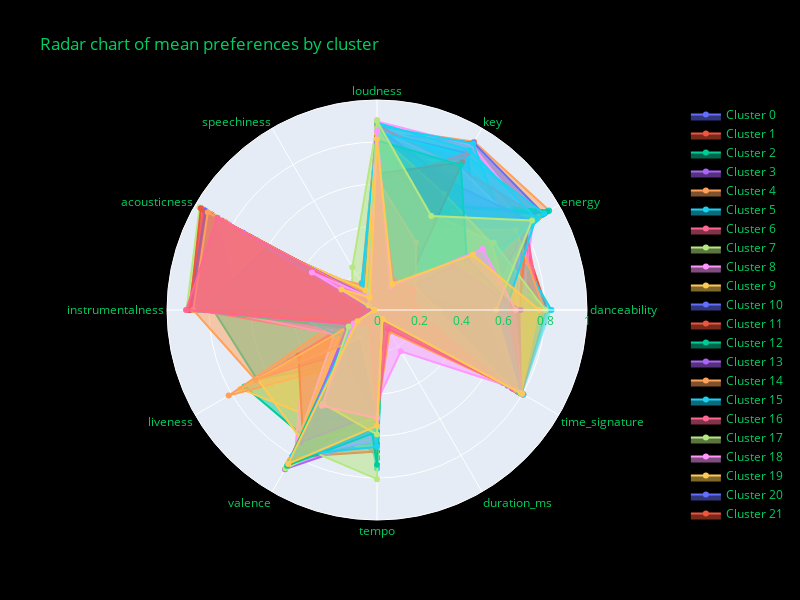

Write notebook code for a chart like this one.
### Code cell
# Create an empty list to store the Scatterpolar object of each cluster
scatter_objects = []

scaled_features_df = numeric_data_df.copy()

# State the label for each arm of the chart
categories = scaled_features_df.columns

# Iterate over the unique clusters and add an object for each cluster to the list
for cluster in sorted(scaled_features_df['cluster'].unique()):

  # Find the mean value for each column of the cluster
  cluster_means = [scaled_features_df.loc[scaled_features_df["cluster"] == cluster, scaled_features_df.columns[0]].mean(),
                  scaled_features_df.loc[scaled_features_df["cluster"] == cluster, scaled_features_df.columns[1]].mean(),
                  scaled_features_df.loc[scaled_features_df["cluster"] == cluster, scaled_features_df.columns[2]].mean(),
                  scaled_features_df.loc[scaled_features_df["cluster"] == cluster, scaled_features_df.columns[3]].mean(),
                  scaled_features_df.loc[scaled_features_df["cluster"] == cluster, scaled_features_df.columns[4]].mean(),
                  scaled_features_df.loc[scaled_features_df["cluster"] == cluster, scaled_features_df.columns[5]].mean(),
                  scaled_features_df.loc[scaled_features_df["cluster"] == cluster, scaled_features_df.columns[6]].mean(),
                  scaled_features_df.loc[scaled_features_df["cluster"] == cluster, scaled_features_df.columns[7]].mean(),
                  scaled_features_df.loc[scaled_features_df["cluster"] == cluster, scaled_features_df.columns[8]].mean(),
                  scaled_features_df.loc[scaled_features_df["cluster"] == cluster, scaled_features_df.columns[9]].mean(),
                  scaled_features_df.loc[scaled_features_df["cluster"] == cluster, scaled_features_df.columns[10]].mean(),
                  scaled_features_df.loc[scaled_features_df["cluster"] == cluster, scaled_features_df.columns[11]].mean()]
                  # Bonus: see if you can turn this code for `cluster_means` into a list comprehension

  # Create a Scatterpolar object for the cluster
  cluster_scatter = go.Scatterpolar(
    r = cluster_means, # set the radial coordinates
    theta = categories, # the names of the columns
    fill = 'toself', # fills in the space with colour
    name = f'Cluster {cluster}' # adds the name of the cluster
  )

  # Add the Scatterpolar object to the list
  scatter_objects.append(cluster_scatter)

# Create the figure (the white area)
fig = go.Figure()

# Add the scatter objects to the figure
fig.add_traces(scatter_objects)

# Add extras to the plot, such as title
fig.update_layout(
  title_text = 'Radar chart of mean preferences by cluster',
  height = 600,
  width = 800,
  polar = dict(
    radialaxis = dict(
      visible = True, # visibility of the numbers on the arm
      range = [0, 1] # scale of the plot
    )),
  showlegend = True,
  paper_bgcolor='#000000',
  plot_bgcolor='#000000',
  font=dict(color='#00cf61')
)

# Show the initialised plot and the trace objects
fig.show()

### Figure 1 — Plotly figure (JSON) as saved in the notebook; plotly's stock layout.template omitted (floating-point values rounded to 4 significant figures)
{"data": [{"fill": "toself", "name": "Cluster 0", "r": [0.3636, 0.8504, 0.8182, 0.8257, 0.07817, 0.01337, 0.8586, 0.1728, 0.3847, 0.5941, 0.06, 0.7844], "theta": ["danceability", "energy", "key", "loudness", "speechiness", "acousticness", "instrumentalness", "liveness", "valence", "tempo", "duration_ms", "time_signature", "cluster"], "type": "scatterpolar"}, {"fill": "toself", "name": "Cluster 1", "r": [0.8105, 0.7847, 0.07994, 0.8868, 0.1163, 0.145, 0.001405, 0.1402, 0.8478, 0.5045, 0.04966, 0.7983], "theta": ["danceability", "energy", "key", "loudness", "speechiness", "acousticness", "instrumentalness", "liveness", "valence", "tempo", "duration_ms", "time_signature", "cluster"], "type": "scatterpolar"}, {"fill": "toself", "name": "Cluster 2", "r": [0.2968, 0.113, 0.7439, 0.611, 0.04869, 0.9572, 0.8934, 0.1218, 0.1268, 0.7076, 0.05822, 0.6933], "theta": ["danceability", "energy", "key", "loudness", "speechiness", "acousticness", "instrumentalness", "liveness", "valence", "tempo", "duration_ms", "time_signature", "cluster"], "type": "scatterpolar"}, {"fill": "toself", "name": "Cluster 3", "r": [0.684, 0.4701, 0.8524, 0.8179, 0.1007, 0.2964, 0.02108, 0.1465, 0.5423, 0.506, 0.05323, 0.8], "theta": ["danceability", "energy", "key", "loudness", "speechiness", "acousticness", "instrumentalness", "liveness", "valence", "tempo", "duration_ms", "time_signature", "cluster"], "type": "scatterpolar"}, {"fill": "toself", "name": "Cluster 4", "r": [0.2815, 0.9467, 0.9255, 0.8681, 0.1398, 0.004904, 0.06001, 0.155, 0.1936, 0.5524, 0.0563, 0.7687], "theta": ["danceability", "energy", "key", "loudness", "speechiness", "acousticness", "instrumentalness", "liveness", "valence", "tempo", "duration_ms", "time_signature", "cluster"], "type": "scatterpolar"}, {"fill": "toself", "name": "Cluster 5", "r": [0.4215, 0.8219, 0.117, 0.8818, 0.1076, 0.02289, 0.01681, 0.1954, 0.5048, 0.6998, 0.04896, 0.805], "theta": ["danceability", "energy", "key", "loudness", "speechiness", "acousticness", "instrumentalness", "liveness", "valence", "tempo", "duration_ms", "time_signature", "cluster"], "type": "scatterpolar"}, {"fill": "toself", "name": "Cluster 6", "r": [0.5815, 0.2245, 0.2008, 0.7302, 0.05377, 0.8525, 0.07543, 0.1425, 0.5192, 0.5381, 0.04953, 0.7814], "theta": ["danceability", "energy", "key", "loudness", "speechiness", "acousticness", "instrumentalness", "liveness", "valence", "tempo", "duration_ms", "time_signature", "cluster"], "type": "scatterpolar"}, {"fill": "toself", "name": "Cluster 7", "r": [0.7306, 0.7293, 0.8701, 0.8848, 0.09542, 0.08301, 0.008458, 0.154, 0.5243, 0.543, 0.05026, 0.8], "theta": ["danceability", "energy", "key", "loudness", "speechiness", "acousticness", "instrumentalness", "liveness", "valence", "tempo", "duration_ms", "time_signature", "cluster"], "type": "scatterpolar"}, {"fill": "toself", "name": "Cluster 8", "r": [0.6874, 0.8601, 0.6244, 0.9037, 0.0873, 0.05178, 0.03025, 0.3852, 0.4706, 0.5596, 0.04906, 0.8], "theta": ["danceability", "energy", "key", "loudness", "speechiness", "acousticness", "instrumentalness", "liveness", "valence", "tempo", "duration_ms", "time_signature", "cluster"], "type": "scatterpolar"}, {"fill": "toself", "name": "Cluster 9", "r": [0.2221, 0.9246, 0.1571, 0.8403, 0.1306, 0.00602, 0.8584, 0.1921, 0.1156, 0.4765, 0.05659, 0.7772], "theta": ["danceability", "energy", "key", "loudness", "speechiness", "acousticness", "instrumentalness", "liveness", "valence", "tempo", "duration_ms", "time_signature", "cluster"], "type": "scatterpolar"}, {"fill": "toself", "name": "Cluster 10", "r": [0.253, 0.9158, 0.9201, 0.8453, 0.1258, 0.01016, 0.8508, 0.1941, 0.1584, 0.5303, 0.05801, 0.7636], "theta": ["danceability", "energy", "key", "loudness", "speechiness", "acousticness", "instrumentalness", "liveness", "valence", "tempo", "duration_ms", "time_signature", "cluster"], "type": "scatterpolar"}, {"fill": "toself", "name": "Cluster 11", "r": [0.665, 0.7911, 0.8331, 0.8746, 0.1066, 0.5894, 0.00675, 0.1896, 0.8245, 0.6289, 0.04669, 0.7964], "theta": ["danceability", "energy", "key", "loudness", "speechiness", "acousticness", "instrumentalness", "liveness", "valence", "tempo", "duration_ms", "time_signature", "cluster"], "type": "scatterpolar"}, {"fill": "toself", "name": "Cluster 12", "r": [0.5931, 0.5556, 0.1091, 0.8109, 0.09314, 0.6162, 0.01037, 0.7284, 0.6962, 0.5683, 0.05271, 0.8], "theta": ["danceability", "energy", "key", "loudness", "speechiness", "acousticness", "instrumentalness", "liveness", "valence", "tempo", "duration_ms", "time_signature", "cluster"], "type": "scatterpolar"}, {"fill": "toself", "name": "Cluster 13", "r": [0.6314, 0.3444, 0.5044, 0.7433, 0.06442, 0.8332, 0.7879, 0.2275, 0.7209, 0.5322, 0.05786, 0.7806], "theta": ["danceability", "energy", "key", "loudness", "speechiness", "acousticness", "instrumentalness", "liveness", "valence", "tempo", "duration_ms", "time_signature", "cluster"], "type": "scatterpolar"}, {"fill": "toself", "name": "Cluster 14", "r": [0.416, 0.1278, 0.4107, 0.6427, 0.04755, 0.9662, 0.895, 0.1154, 0.2153, 0.5851, 0.05175, 0.7517], "theta": ["danceability", "energy", "key", "loudness", "speechiness", "acousticness", "instrumentalness", "liveness", "valence", "tempo", "duration_ms", "time_signature", "cluster"], "type": "scatterpolar"}, {"fill": "toself", "name": "Cluster 15", "r": [0.2137, 0.9229, 0.1009, 0.8455, 0.11, 0.002254, 0.8419, 0.2183, 0.2398, 0.7549, 0.06375, 0.7753], "theta": ["danceability", "energy", "key", "loudness", "speechiness", "acousticness", "instrumentalness", "liveness", "valence", "tempo", "duration_ms", "time_signature", "cluster"], "type": "scatterpolar"}, {"fill": "toself", "name": "Cluster 16", "r": [0.7762, 0.8168, 0.5083, 0.8928, 0.08267, 0.06723, 0.0128, 0.1405, 0.8118, 0.5228, 0.05, 0.8013], "theta": ["danceability", "energy", "key", "loudness", "speechiness", "acousticness", "instrumentalness", "liveness", "valence", "tempo", "duration_ms", "time_signature", "cluster"], "type": "scatterpolar"}, {"fill": "toself", "name": "Cluster 17", "r": [0.2856, 0.0392, 0.1091, 0.5067, 0.05002, 0.9756, 0.9072, 0.1079, 0.1029, 0.3561, 0.07805, 0.7446], "theta": ["danceability", "energy", "key", "loudness", "speechiness", "acousticness", "instrumentalness", "liveness", "valence", "tempo", "duration_ms", "time_signature", "cluster"], "type": "scatterpolar"}, {"fill": "toself", "name": "Cluster 18", "r": [0.2329, 0.09687, 0.521, 0.5864, 0.04653, 0.944, 0.8968, 0.1223, 0.08904, 0.3789, 0.07771, 0.7582], "theta": ["danceability", "energy", "key", "loudness", "speechiness", "acousticness", "instrumentalness", "liveness", "valence", "tempo", "duration_ms", "time_signature", "cluster"], "type": "scatterpolar"}, {"fill": "toself", "name": "Cluster 19", "r": [0.5358, 0.7705, 0.2783, 0.8815, 0.08851, 0.07803, 0.008824, 0.4833, 0.3179, 0.5842, 0.05648, 0.7918], "theta": ["danceability", "energy", "key", "loudness", "speechiness", "acousticness", "instrumentalness", "liveness", "valence", "tempo", "duration_ms", "time_signature", "cluster"], "type": "scatterpolar"}, {"fill": "toself", "name": "Cluster 20", "r": [0.2364, 0.1498, 0.8075, 0.6827, 0.04691, 0.9482, 0.0809, 0.1988, 0.1119, 0.4407, 0.07011, 0.6882], "theta": ["danceability", "energy", "key", "loudness", "speechiness", "acousticness", "instrumentalness", "liveness", "valence", "tempo", "duration_ms", "time_signature", "cluster"], "type": "scatterpolar"}, {"fill": "toself", "name": "Cluster 21", "r": [0.6122, 0.8255, 0.1229, 0.8782, 0.07003, 0.06545, 0.02316, 0.1212, 0.8088, 0.6739, 0.04863, 0.7981], "theta": ["danceability", "energy", "key", "loudness", "speechiness", "acousticness", "instrumentalness", "liveness", "valence", "tempo", "duration_ms", "time_signature", "cluster"], "type": "scatterpolar"}, {"fill": "toself", "name": "Cluster 22", "r": [0.4456, 0.8735, 0.5579, 0.8684, 0.09613, 0.04514, 0.7792, 0.6599, 0.2923, 0.6202, 0.0653, 0.7727], "theta": ["danceability", "energy", "key", "loudness", "speechiness", "acousticness", "instrumentalness", "liveness", "valence", "tempo", "duration_ms", "time_signature", "cluster"], "type": "scatterpolar"}, {"fill": "toself", "name": "Cluster 23", "r": [0.6225, 0.3587, 0.875, 0.7868, 0.06573, 0.8153, 0.04676, 0.1377, 0.549, 0.5565, 0.05599, 0.7875], "theta": ["danceability", "energy", "key", "loudness", "speechiness", "acousticness", "instrumentalness", "liveness", "valence", "tempo", "duration_ms", "time_signature", "cluster"], "type": "scatterpolar"}, {"fill": "toself", "name": "Cluster 24", "r": [0.6166, 0.5577, 0.122, 0.8578, 0.07671, 0.09935, 0.0127, 0.1413, 0.2285, 0.5791, 0.05799, 0.7899], "theta": ["danceability", "energy", "key", "loudness", "speechiness", "acousticness", "instrumentalness", "liveness", "valence", "tempo", "duration_ms", "time_signature", "cluster"], "type": "scatterpolar"}, {"fill": "toself", "name": "Cluster 25", "r": [0.3057, 0.9053, 0.1471, 0.8517, 0.1214, 0.008712, 0.4177, 0.2111, 0.1972, 0.5341, 0.06023, 0.7709], "theta": ["danceability", "energy", "key", "loudness", "speechiness", "acousticness", "instrumentalness", "liveness", "valence", "tempo", "duration_ms", "time_signature", "cluster"], "type": "scatterpolar"}, {"fill": "toself", "name": "Cluster 26", "r": [0.7868, 0.6945, 0.08841, 0.8764, 0.1478, 0.07766, 0.01351, 0.1295, 0.5739, 0.5137, 0.05073, 0.7982], "theta": ["danceability", "energy", "key", "loudness", "speechiness", "acousticness", "instrumentalness", "liveness", "valence", "tempo", "duration_ms", "time_signature", "cluster"], "type": "scatterpolar"}, {"fill": "toself", "name": "Cluster 27", "r": [0.6255, 0.821, 0.1977, 0.8673, 0.07209, 0.0967, 0.7159, 0.2008, 0.744, 0.6495, 0.05045, 0.795], "theta": ["danceability", "energy", "key", "loudness", "speechiness", "acousticness", "instrumentalness", "liveness", "valence", "tempo", "duration_ms", "time_signature", "cluster"], "type": "scatterpolar"}, {"fill": "toself", "name": "Cluster 28", "r": [0.5758, 0.8541, 0.9051, 0.897, 0.08447, 0.06781, 0.02382, 0.175, 0.3268, 0.6033, 0.0557, 0.793], "theta": ["danceability", "energy", "key", "loudness", "speechiness", "acousticness", "instrumentalness", "liveness", "valence", "tempo", "duration_ms", "time_signature", "cluster"], "type": "scatterpolar"}, {"fill": "toself", "name": "Cluster 29", "r": [0.6604, 0.8174, 0.6956, 0.8905, 0.1352, 0.1133, 0.001396, 0.7517, 0.5955, 0.515, 0.05384, 0.8], "theta": ["danceability", "energy", "key", "loudness", "speechiness", "acousticness", "instrumentalness", "liveness", "valence", "tempo", "duration_ms", "time_signature", "cluster"], "type": "scatterpolar"}, {"fill": "toself", "name": "Cluster 30", "r": [0.5067, 0.4721, 0.5131, 0.8308, 0.05192, 0.4732, 0.002737, 0.164, 0.3212, 0.4872, 0.06074, 0.7822], "theta": ["danceability", "energy", "key", "loudness", "speechiness", "acousticness", "instrumentalness", "liveness", "valence", "tempo", "duration_ms", "time_signature", "cluster"], "type": "scatterpolar"}, {"fill": "toself", "name": "Cluster 31", "r": [0.2224, 0.1174, 0.3007, 0.6401, 0.04591, 0.909, 0.0388, 0.1844, 0.09145, 0.4897, 0.0641, 0.7179], "theta": ["danceability", "energy", "key", "loudness", "speechiness", "acousticness", "instrumentalness", "liveness", "valence", "tempo", "duration_ms", "time_signature", "cluster"], "type": "scatterpolar"}, {"fill": "toself", "name": "Cluster 32", "r": [0.2832, 0.9447, 0.6002, 0.8739, 0.144, 0.003934, 0.06698, 0.1863, 0.1873, 0.556, 0.06036, 0.7881], "theta": ["danceability", "energy", "key", "loudness", "speechiness", "acousticness", "instrumentalness", "liveness", "valence", "tempo", "duration_ms", "time_signature", "cluster"], "type": "scatterpolar"}, {"fill": "toself", "name": "Cluster 33", "r": [0.6595, 0.5743, 0.4269, 0.8331, 0.06996, 0.6974, 0.01458, 0.1375, 0.8752, 0.608, 0.04088, 0.8043], "theta": ["danceability", "energy", "key", "loudness", "speechiness", "acousticness", "instrumentalness", "liveness", "valence", "tempo", "duration_ms", "time_signature", "cluster"], "type": "scatterpolar"}, {"fill": "toself", "name": "Cluster 34", "r": [0.5751, 0.5896, 0.5125, 0.8365, 0.05447, 0.1925, 0.008517, 0.1662, 0.7348, 0.5046, 0.05208, 0.7971], "theta": ["danceability", "energy", "key", "loudness", "speechiness", "acousticness", "instrumentalness", "liveness", "valence", "tempo", "duration_ms", "time_signature", "cluster"], "type": "scatterpolar"}, {"fill": "toself", "name": "Cluster 35", "r": [0.4512, 0.2813, 0.5008, 0.7854, 0.04236, 0.8327, 0.004202, 0.1467, 0.3317, 0.5623, 0.0529, 0.7228], "theta": ["danceability", "energy", "key", "loudness", "speechiness", "acousticness", "instrumentalness", "liveness", "valence", "tempo", "duration_ms", "time_signature", "cluster"], "type": "scatterpolar"}, {"fill": "toself", "name": "Cluster 36", "r": [0.2907, 0.8673, 0.1465, 0.8236, 0.08936, 0.007025, 0.862, 0.2265, 0.3682, 0.523, 0.05501, 0.78], "theta": ["danceability", "energy", "key", "loudness", "speechiness", "acousticness", "instrumentalness", "liveness", "valence", "tempo", "duration_ms", "time_signature", "cluster"], "type": "scatterpolar"}, {"fill": "toself", "name": "Cluster 37", "r": [0.8193, 0.545, 0.7061, 0.8369, 0.08678, 0.1121, 0.01867, 0.09654, 0.8715, 0.5408, 0.04913, 0.8], "theta": ["danceability", "energy", "key", "loudness", "speechiness", "acousticness", "instrumentalness", "liveness", "valence", "tempo", "duration_ms", "time_signature", "cluster"], "type": "scatterpolar"}, {"fill": "toself", "name": "Cluster 38", "r": [0.7118, 0.8147, 0.8298, 0.8814, 0.1198, 0.1088, 0.004785, 0.4022, 0.7791, 0.5909, 0.05038, 0.8], "theta": ["danceability", "energy", "key", "loudness", "speechiness", "acousticness", "instrumentalness", "liveness", "valence", "tempo", "duration_ms", "time_signature", "cluster"], "type": "scatterpolar"}, {"fill": "toself", "name": "Cluster 39", "r": [0.6398, 0.7586, 0.07438, 0.8621, 0.07251, 0.5643, 0.03473, 0.181, 0.8208, 0.6081, 0.03958, 0.797], "theta": ["danceability", "energy", "key", "loudness", "speechiness", "acousticness", "instrumentalness", "liveness", "valence", "tempo", "duration_ms", "time_signature", "cluster"], "type": "scatterpolar"}, {"fill": "toself", "name": "Cluster 40", "r": [0.4736, 0.5629, 0.8617, 0.8485, 0.0507, 0.5017, 0.03096, 0.1874, 0.381, 0.6342, 0.05577, 0.7417], "theta": ["danceability", "energy", "key", "loudness", "speechiness", "acousticness", "instrumentalness", "liveness", "valence", "tempo", "duration_ms", "time_signature", "cluster"], "type": "scatterpolar"}, {"fill": "toself", "name": "Cluster 41", "r": [0.525, 0.4755, 0.07792, 0.8346, 0.07083, 0.5941, 0.009084, 0.1578, 0.3558, 0.6003, 0.05321, 0.7778], "theta": ["danceability", "energy", "key", "loudness", "speechiness", "acousticness", "instrumentalness", "liveness", "valence", "tempo", "duration_ms", "time_signature", "cluster"], "type": "scatterpolar"}, {"fill": "toself", "name": "Cluster 42", "r": [0.3021, 0.9058, 0.1591, 0.8597, 0.123, 0.01548, 0.4595, 0.1691, 0.2549, 0.563, 0.05833, 0.2], "theta": ["danceability", "energy", "key", "loudness", "speechiness", "acousticness", "instrumentalness", "liveness", "valence", "tempo", "duration_ms", "time_signature", "cluster"], "type": "scatterpolar"}, {"fill": "toself", "name": "Cluster 43", "r": [0.2567, 0.1157, 0.4273, 0.5889, 0.04841, 0.9501, 0.8838, 0.0991, 0.1176, 0.4734, 0.05886, 0.2], "theta": ["danceability", "energy", "key", "loudness", "speechiness", "acousticness", "instrumentalness", "liveness", "valence", "tempo", "duration_ms", "time_signature", "cluster"], "type": "scatterpolar"}, {"fill": "toself", "name": "Cluster 44", "r": [0.491, 0.2239, 0.7898, 0.7104, 0.06402, 0.8362, 0.108, 0.8155, 0.299, 0.4643, 0.05901, 0.8], "theta": ["danceability", "energy", "key", "loudness", "speechiness", "acousticness", "instrumentalness", "liveness", "valence", "tempo", "duration_ms", "time_signature", "cluster"], "type": "scatterpolar"}, {"fill": "toself", "name": "Cluster 45", "r": [0.8307, 0.7156, 0.9158, 0.878, 0.126, 0.1715, 0.006453, 0.1191, 0.8062, 0.4841, 0.05013, 0.8], "theta": ["danceability", "energy", "key", "loudness", "speechiness", "acousticness", "instrumentalness", "liveness", "valence", "tempo", "duration_ms", "time_signature", "cluster"], "type": "scatterpolar"}, {"fill": "toself", "name": "Cluster 46", "r": [0.4274, 0.8911, 0.7799, 0.8822, 0.1209, 0.02297, 0.03683, 0.6555, 0.2221, 0.6254, 0.06446, 0.7737], "theta": ["danceability", "energy", "key", "loudness", "speechiness", "acousticness", "instrumentalness", "liveness", "valence", "tempo", "duration_ms", "time_signature", "cluster"], "type": "scatterpolar"}, {"fill": "toself", "name": "Cluster 47", "r": [0.5154, 0.1713, 0.8128, 0.7295, 0.04749, 0.8943, 0.04633, 0.1264, 0.2608, 0.5349, 0.05638, 0.7765], "theta": ["danceability", "energy", "key", "loudness", "speechiness", "acousticness", "instrumentalness", "liveness", "valence", "tempo", "duration_ms", "time_signature", "cluster"], "type": "scatterpolar"}, {"fill": "toself", "name": "Cluster 48", "r": [0.2078, 0.1082, 0.261, 0.6088, 0.04533, 0.8757, 0.633, 0.143, 0.1029, 0.4346, 0.2266, 0.729], "theta": ["danceability", "energy", "key", "loudness", "speechiness", "acousticness", "instrumentalness", "liveness", "valence", "tempo", "duration_ms", "time_signature", "cluster"], "type": "scatterpolar"}, {"fill": "toself", "name": "Cluster 49", "r": [0.6455, 0.8221, 0.1032, 0.9006, 0.07541, 0.06675, 0.02039, 0.1529, 0.3886, 0.5518, 0.0504, 0.8018], "theta": ["danceability", "energy", "key", "loudness", "speechiness", "acousticness", "instrumentalness", "liveness", "valence", "tempo", "duration_ms", "time_signature", "cluster"], "type": "scatterpolar"}, {"fill": "toself", "name": "Cluster 50", "r": [0.2568, 0.9198, 0.5914, 0.8438, 0.1256, 0.00479, 0.8647, 0.185, 0.201, 0.4739, 0.0561, 0.8019], "theta": ["danceability", "energy", "key", "loudness", "speechiness", "acousticness", "instrumentalness", "liveness", "valence", "tempo", "duration_ms", "time_signature", "cluster"], "type": "scatterpolar"}, {"fill": "toself", "name": "Cluster 51", "r": [0.6772, 0.8306, 0.08625, 0.8945, 0.101, 0.08237, 0.0122, 0.4323, 0.7047, 0.5699, 0.05026, 0.7974], "theta": ["danceability", "energy", "key", "loudness", "speechiness", "acousticness", "instrumentalness", "liveness", "valence", "tempo", "duration_ms", "time_signature", "cluster"], "type": "scatterpolar"}, {"fill": "toself", "name": "Cluster 52", "r": [0.6088, 0.7588, 0.5182, 0.8912, 0.08993, 0.06126, 0.02158, 0.1435, 0.1912, 0.6214, 0.05249, 0.7943], "theta": ["danceability", "energy", "key", "loudness", "speechiness", "acousticness", "instrumentalness", "liveness", "valence", "tempo", "duration_ms", "time_signature", "cluster"], "type": "scatterpolar"}, {"fill": "toself", "name": "Cluster 53", "r": [0.6593, 0.8057, 0.1739, 0.8783, 0.08472, 0.04161, 0.8132, 0.164, 0.2732, 0.5791, 0.06154, 0.8], "theta": ["danceability", "energy", "key", "loudness", "speechiness", "acousticness", "instrumentalness", "liveness", "valence", "tempo", "duration_ms", "time_signature", "cluster"], "type": "scatterpolar"}, {"fill": "toself", "name": "Cluster 54", "r": [0.4501, 0.1629, 0.06061, 0.7168, 0.04988, 0.9145, 0.04881, 0.1447, 0.2387, 0.4824, 0.06216, 0.7593], "theta": ["danceability", "energy", "key", "loudness", "speechiness", "acousticness", "instrumentalness", "liveness", "valence", "tempo", "duration_ms", "time_signature", "cluster"], "type": "scatterpolar"}, {"fill": "toself", "name": "Cluster 55", "r": [0.2959, 0.9417, 0.1606, 0.8673, 0.1361, 0.004985, 0.05108, 0.1799, 0.1713, 0.5646, 0.05949, 0.7783], "theta": ["danceability", "energy", "key", "loudness", "speechiness", "acousticness", "instrumentalness", "liveness", "valence", "tempo", "duration_ms", "time_signature", "cluster"], "type": "scatterpolar"}, {"fill": "toself", "name": "Cluster 56", "r": [0.5465, 0.5692, 0.7286, 0.8558, 0.05581, 0.1014, 0.01388, 0.14, 0.2517, 0.542, 0.05838, 0.7942], "theta": ["danceability", "energy", "key", "loudness", "speechiness", "acousticness", "instrumentalness", "liveness", "valence", "tempo", "duration_ms", "time_signature", "cluster"], "type": "scatterpolar"}, {"fill": "toself", "name": "Cluster 57", "r": [0.6685, 0.7448, 0.5536, 0.8848, 0.2347, 0.1369, 0.001785, 0.1681, 0.746, 0.8054, 0.04969, 0.8036], "theta": ["danceability", "energy", "key", "loudness", "speechiness", "acousticness", "instrumentalness", "liveness", "valence", "tempo", "duration_ms", "time_signature", "cluster"], "type": "scatterpolar"}, {"fill": "toself", "name": "Cluster 58", "r": [0.6732, 0.7857, 0.7834, 0.8606, 0.06423, 0.08559, 0.768, 0.2343, 0.8073, 0.6204, 0.06102, 0.8], "theta": ["danceability", "energy", "key", "loudness", "speechiness", "acousticness", "instrumentalness", "liveness", "valence", "tempo", "duration_ms", "time_signature", "cluster"], "type": "scatterpolar"}, {"fill": "toself", "name": "Cluster 59", "r": [0.308, 0.8906, 0.5596, 0.8545, 0.09081, 0.01708, 0.5625, 0.1626, 0.2525, 0.5926, 0.07119, 0.7828], "theta": ["danceability", "energy", "key", "loudness", "speechiness", "acousticness", "instrumentalness", "liveness", "valence", "tempo", "duration_ms", "time_signature", "cluster"], "type": "scatterpolar"}, {"fill": "toself", "name": "Cluster 60", "r": [0.5906, 0.4466, 0.6494, 0.7604, 0.06997, 0.6007, 0.8222, 0.1343, 0.2655, 0.5483, 0.07363, 0.7714], "theta": ["danceability", "energy", "key", "loudness", "speechiness", "acousticness", "instrumentalness", "liveness", "valence", "tempo", "duration_ms", "time_signature", "cluster"], "type": "scatterpolar"}, {"fill": "toself", "name": "Cluster 61", "r": [0.6549, 0.5453, 0.4955, 0.8332, 0.08911, 0.6608, 0.048, 0.1452, 0.5153, 0.5266, 0.05836, 0.7933], "theta": ["danceability", "energy", "key", "loudness", "speechiness", "acousticness", "instrumentalness", "liveness", "valence", "tempo", "duration_ms", "time_signature", "cluster"], "type": "scatterpolar"}, {"fill": "toself", "name": "Cluster 62", "r": [0.1974, 0.9371, 0.5744, 0.8429, 0.1239, 0.002163, 0.8856, 0.167, 0.1798, 0.7367, 0.05866, 0.7515], "theta": ["danceability", "energy", "key", "loudness", "speechiness", "acousticness", "instrumentalness", "liveness", "valence", "tempo", "duration_ms", "time_signature", "cluster"], "type": "scatterpolar"}, {"fill": "toself", "name": "Cluster 63", "r": [0.4999, 0.8451, 0.701, 0.8695, 0.06417, 0.008528, 0.391, 0.1889, 0.4984, 0.5765, 0.05472, 0.7822], "theta": ["danceability", "energy", "key", "loudness", "speechiness", "acousticness", "instrumentalness", "liveness", "valence", "tempo", "duration_ms", "time_signature", "cluster"], "type": "scatterpolar"}, {"fill": "toself", "name": "Cluster 64", "r": [0.7971, 0.7638, 0.4449, 0.8797, 0.1376, 0.3579, 0.009219, 0.2003, 0.8358, 0.483, 0.04927, 0.8], "theta": ["danceability", "energy", "key", "loudness", "speechiness", "acousticness", "instrumentalness", "liveness", "valence", "tempo", "duration_ms", "time_signature", "cluster"], "type": "scatterpolar"}, {"fill": "toself", "name": "Cluster 65", "r": [0.2611, 0.9191, 0.848, 0.8483, 0.1451, 0.004488, 0.4432, 0.2292, 0.1638, 0.5581, 0.06745, 0.7719], "theta": ["danceability", "energy", "key", "loudness", "speechiness", "acousticness", "instrumentalness", "liveness", "valence", "tempo", "duration_ms", "time_signature", "cluster"], "type": "scatterpolar"}, {"fill": "toself", "name": "Cluster 66", "r": [0.228, 0.09245, 0.8661, 0.5971, 0.04657, 0.9541, 0.8966, 0.1233, 0.08358, 0.3743, 0.1002, 0.7514], "theta": ["danceability", "energy", "key", "loudness", "speechiness", "acousticness", "instrumentalness", "liveness", "valence", "tempo", "duration_ms", "time_signature", "cluster"], "type": "scatterpolar"}, {"fill": "toself", "name": "Cluster 67", "r": [0.8019, 0.6431, 0.5269, 0.8657, 0.1085, 0.1032, 0.008769, 0.1364, 0.549, 0.5154, 0.05185, 0.7918], "theta": ["danceability", "energy", "key", "loudness", "speechiness", "acousticness", "instrumentalness", "liveness", "valence", "tempo", "duration_ms", "time_signature", "cluster"], "type": "scatterpolar"}, {"fill": "toself", "name": "Cluster 68", "r": [0.621, 0.2581, 0.5166, 0.7472, 0.05045, 0.8139, 0.03758, 0.1524, 0.63, 0.5257, 0.04716, 0.7951], "theta": ["danceability", "energy", "key", "loudness", "speechiness", "acousticness", "instrumentalness", "liveness", "valence", "tempo", "duration_ms", "time_signature", "cluster"], "type": "scatterpolar"}, {"fill": "toself", "name": "Cluster 69", "r": [0.6302, 0.6316, 0.6396, 0.8402, 0.1088, 0.5768, 4.81e-05, 0.6568, 0.7172, 0.567, 0.04793, 0.7857], "theta": ["danceability", "energy", "key", "loudness", "speechiness", "acousticness", "instrumentalness", "liveness", "valence", "tempo", "duration_ms", "time_signature", "cluster"], "type": "scatterpolar"}, {"fill": "toself", "name": "Cluster 70", "r": [0.4618, 0.1628, 0.07056, 0.6626, 0.05157, 0.944, 0.8925, 0.1193, 0.25, 0.5473, 0.05788, 0.7881], "theta": ["danceability", "energy", "key", "loudness", "speechiness", "acousticness", "instrumentalness", "liveness", "valence", "tempo", "duration_ms", "time_signature", "cluster"], "type": "scatterpolar"}, {"fill": "toself", "name": "Cluster 71", "r": [0.4926, 0.1389, 0.8118, 0.6491, 0.05531, 0.9686, 0.8909, 0.1108, 0.2778, 0.5183, 0.05895, 0.7965], "theta": ["danceability", "energy", "key", "loudness", "speechiness", "acousticness", "instrumentalness", "liveness", "valence", "tempo", "duration_ms", "time_signature", "cluster"], "type": "scatterpolar"}, {"fill": "toself", "name": "Cluster 72", "r": [0.6622, 0.4929, 0.7977, 0.8085, 0.06636, 0.5942, 0.007556, 0.1431, 0.8559, 0.5802, 0.03933, 0.7871], "theta": ["danceability", "energy", "key", "loudness", "speechiness", "acousticness", "instrumentalness", "liveness", "valence", "tempo", "duration_ms", "time_signature", "cluster"], "type": "scatterpolar"}, {"fill": "toself", "name": "Cluster 73", "r": [0.6832, 0.4168, 0.05682, 0.803, 0.06758, 0.7361, 0.0372, 0.1661, 0.7275, 0.4927, 0.04177, 0.7969], "theta": ["danceability", "energy", "key", "loudness", "speechiness", "acousticness", "instrumentalness", "liveness", "valence", "tempo", "duration_ms", "time_signature", "cluster"], "type": "scatterpolar"}, {"fill": "toself", "name": "Cluster 74", "r": [0.2954, 0.2119, 0.3727, 0.6243, 0.05102, 0.9304, 0.8751, 0.6669, 0.1517, 0.5005, 0.1193, 0.76], "theta": ["danceability", "energy", "key", "loudness", "speechiness", "acousticness", "instrumentalness", "liveness", "valence", "tempo", "duration_ms", "time_signature", "cluster"], "type": "scatterpolar"}, {"fill": "toself", "name": "Cluster 75", "r": [0.6127, 0.8742, 0.8802, 0.8919, 0.07179, 0.06832, 0.01577, 0.1297, 0.8004, 0.6515, 0.04621, 0.8023], "theta": ["danceability", "energy", "key", "loudness", "speechiness", "acousticness", "instrumentalness", "liveness", "valence", "tempo", "duration_ms", "time_signature", "cluster"], "type": "scatterpolar"}, {"fill": "toself", "name": "Cluster 76", "r": [0.1887, 0.1964, 0.1616, 0.6761, 0.04488, 0.8784, 0.9092, 0.138, 0.07373, 0.5235, 0.1042, 0.7467], "theta": ["danceability", "energy", "key", "loudness", "speechiness", "acousticness", "instrumentalness", "liveness", "valence", "tempo", "duration_ms", "time_signature", "cluster"], "type": "scatterpolar"}, {"fill": "toself", "name": "Cluster 77", "r": [0.5678, 0.8525, 0.5168, 0.9, 0.07803, 0.04582, 0.01143, 0.1562, 0.515, 0.5931, 0.05034, 0.7891], "theta": ["danceability", "energy", "key", "loudness", "speechiness", "acousticness", "instrumentalness", "liveness", "valence", "tempo", "duration_ms", "time_signature", "cluster"], "type": "scatterpolar"}, {"fill": "toself", "name": "Cluster 78", "r": [0.6605, 0.5803, 0.1265, 0.8526, 0.07124, 0.3578, 0.008145, 0.1281, 0.5262, 0.5153, 0.05108, 0.7971], "theta": ["danceability", "energy", "key", "loudness", "speechiness", "acousticness", "instrumentalness", "liveness", "valence", "tempo", "duration_ms", "time_signature", "cluster"], "type": "scatterpolar"}, {"fill": "toself", "name": "Cluster 79", "r": [0.7731, 0.527, 0.1436, 0.8118, 0.06929, 0.1952, 0.01266, 0.1075, 0.8461, 0.5515, 0.05122, 0.7977], "theta": ["danceability", "energy", "key", "loudness", "speechiness", "acousticness", "instrumentalness", "liveness", "valence", "tempo", "duration_ms", "time_signature", "cluster"], "type": "scatterpolar"}], "layout": {"font": {"color": "#00cf61"}, "height": 600, "paper_bgcolor": "#000000", "plot_bgcolor": "#000000", "polar": {"radialaxis": {"range": [0, 1], "visible": true}}, "showlegend": true, "title": {"text": "Radar chart of mean preferences by cluster"}, "width": 800}}
